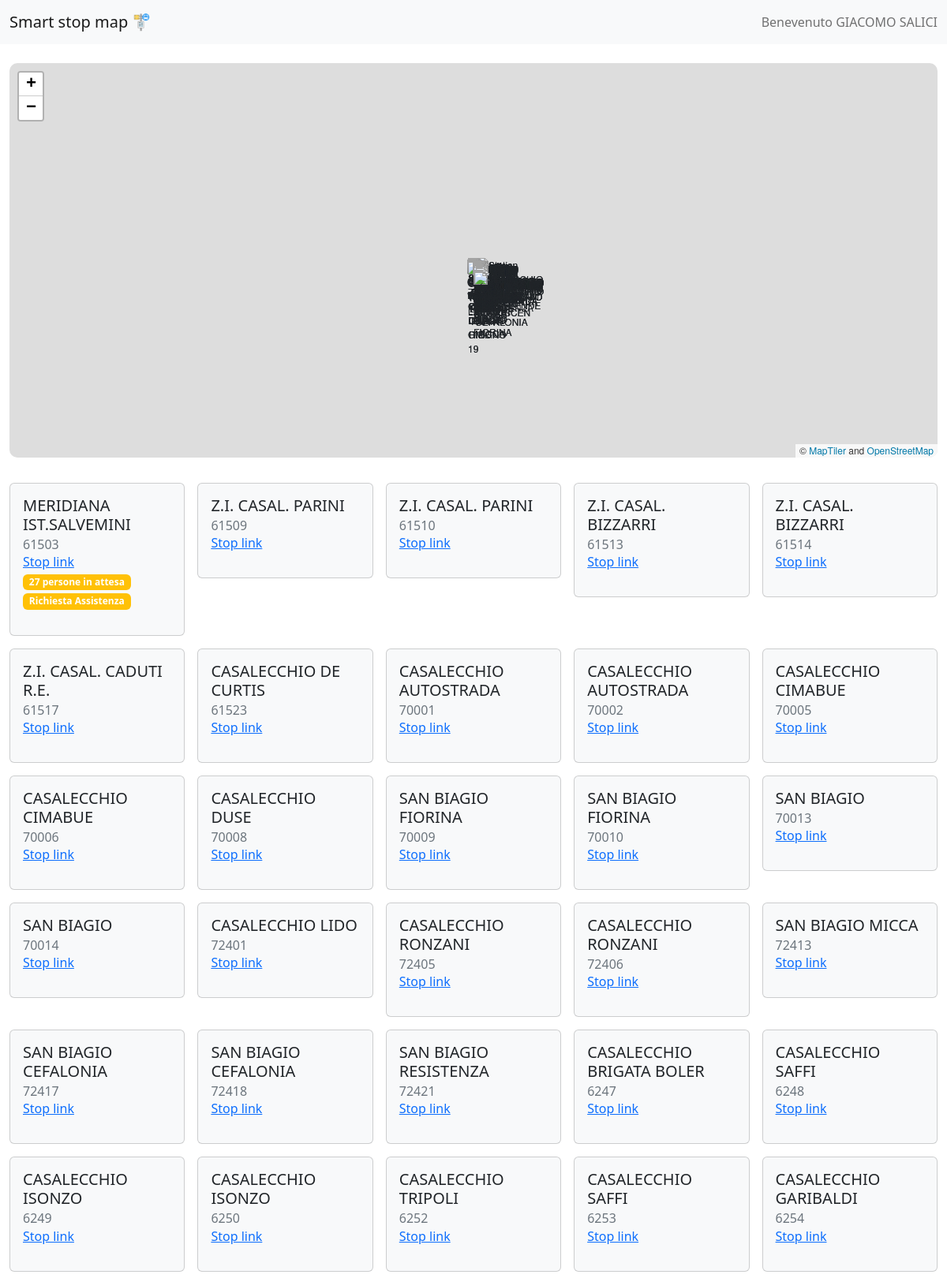
/ (signed in, upper part), run on the app's committed database.
### models.py (models this page shows, shortened)
class User(UserMixin, db.Model):
    __tablename__ = "users"
    id = db.Column(db.String(10), primary_key=True)
    name = db.Column(db.String(80), unique=False, nullable=False)
    ukey = db.Column(db.String(300), nullable=False)

class Stop(db.Model):
    __tablename__ = "stops"
    id = db.Column(db.String(10), primary_key=True)
    position = db.Column(db.String(80), unique=False, nullable=False)
    name = db.Column(db.String(50), nullable=True)
    people = db.Column(db.Integer(), nullable=True)
    hButton = db.Column(db.Integer(), nullable=True)

### app.py (the view)
@app.route("/")
def home():
    dataset=[]
    stops = Stop.query.all()
    for stop in stops:
        dataset.append({"id": stop.id,
                        "name": stop.name,
                        "location": json.loads(stop.position),
                        "people": stop.people if stop.people != None else "-",
                        "hButton": stop.hButton, })
    return render_template('index.html', stations=dataset, name = "Bus Stops Map")

### app.py (called while the page is built)
@login_manager.user_loader
def load_user(user_id):
    return User.query.get(user_id)

@app.before_request
def session_handler():
    session.permanent = True
    app.permanent_session_lifetime = timedelta(minutes=1)

### templates/index.html (shortened to what this page needs)
{% extends 'baseof.html' %}
{% block titlepage %}Smart stop map{% endblock %}
{% block content %}
<div id="map" style="width: 100%; height: 500px"></div>
<div class="row row-cols-2 row-cols-md-5 g-3 mt-3" data-masonry='{"percentPosition": true }'>
  {% for station in stations %}
  <div class="col">
   <div class="card bg-light">
     <div class="card-body">
       <h5 class="card-title">{{station.name | e}}</h5>
       <h6 class="card-subtitle text-muted">{{station.id | e}}</h6>
       <a href="stop/{{station.id}}" class="card-link">Stop link</a>
       {% if station.people != '-'%} <span class="badge bg-warning badge-pill badge-warning"> {{station.people}} persone in attesa </span>       {% endif %}
       {% if station.hButton == 1%} <span class="badge bg-warning badge-pill badge-warning"> Richiesta Assistenza </span>       {% endif %}
     </div>
       </div>
  </div>
{% endfor %}
</div>
{% endblock %}

### templates/baseof.html (shortened to what this page needs)
<!DOCTYPE html>
<html lang="en">
  <head>
    <link
      href="https://cdn.jsdelivr.net/npm/bootstrap@5.2.3/dist/css/bootstrap.min.css"
      rel="stylesheet"
    />
    <link
      rel="stylesheet"
      href="https://unpkg.com/leaflet@1.9.3/dist/leaflet.css"
    />
    <link
      rel="stylesheet"
      href="{{ url_for('static',filename='/style.css') }}"
    />
  </head>
  <body>
    <section class="content">
      <header>
        <nav class="navbar navbar-expand-lg bg-light">
          <div class="container-fluid">
            <a class="navbar-brand" href="/"
              >{% block titlepage %}{% endblock %} 🚏</a
            >
            <span class="navbar-text">
              {% if current_user.is_authenticated %} Benevenuto {{
              current_user.name }}
              {% else %} Benvenuto utente anonimo
              {% endif %}
            </span>
          </div>
        </nav>
      </header>
      <div class="container-fluid mt-4">{% block content %} {% endblock %}</div>
    </section>
  </body>
</html>

### static/style.css (style rules this page uses)
.leaflet-container { border-radius: 10px; }

### data on the page
User: name "GIACOMO SALICI"
Stop: name "MERIDIANA IST.SALVEMINI", id "61503", people "27", shows "Richiesta Assistenza"
Stop: name "Z.I. CASAL. PARINI", id "61509"
Stop: name "Z.I. CASAL. PARINI", id "61510"
Stop: name "Z.I. CASAL. BIZZARRI", id "61513"
Stop: name "Z.I. CASAL. BIZZARRI", id "61514"
Stop: name "Z.I. CASAL. CADUTI R.E.", id "61517"
Stop: name "CASALECCHIO DE CURTIS", id "61523"
Stop: name "CASALECCHIO AUTOSTRADA", id "70001"
Stop: name "CASALECCHIO AUTOSTRADA", id "70002"
Stop: name "CASALECCHIO CIMABUE", id "70005"
Stop: name "CASALECCHIO CIMABUE", id "70006"
Stop: name "CASALECCHIO DUSE", id "70008"
Stop: name "SAN BIAGIO FIORINA", id "70009"
Stop: name "SAN BIAGIO FIORINA", id "70010"
Stop: name "SAN BIAGIO", id "70013"
Stop: name "SAN BIAGIO", id "70014"
Stop: name "CASALECCHIO LIDO", id "72401"
Stop: name "CASALECCHIO RONZANI", id "72405"
Stop: name "CASALECCHIO RONZANI", id "72406"
Stop: name "SAN BIAGIO MICCA", id "72413"
Stop: name "SAN BIAGIO CEFALONIA", id "72417"
Stop: name "SAN BIAGIO CEFALONIA", id "72418"
Stop: name "SAN BIAGIO RESISTENZA", id "72421"
Stop: name "CASALECCHIO BRIGATA BOLER", id "6247"
Stop: name "CASALECCHIO SAFFI", id "6248"
Stop: name "CASALECCHIO ISONZO", id "6249"
Stop: name "CASALECCHIO ISONZO", id "6250"
Stop: name "CASALECCHIO TRIPOLI", id "6252"
Stop: name "CASALECCHIO SAFFI", id "6253"
Stop: name "CASALECCHIO GARIBALDI", id "6254"
